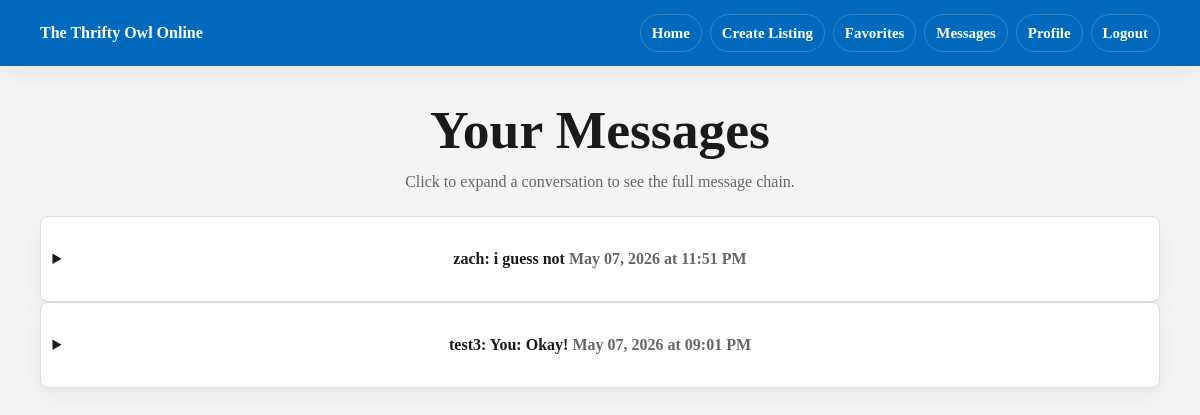
The page /messages (signed in) on the database its author committed.
### app/models.py (models this page shows)
class User(UserMixin, db.Model):
    __tablename__ = 'users'
    id = db.Column(db.Integer, primary_key=True)
    is_admin = db.Column(db.Boolean, default=False)
    is_blocked = db.Column(db.Boolean, default=False)
    email = db.Column(db.String(150), unique=True, nullable=False)
    username = db.Column(db.String(150), unique=True, nullable=False)
    password = db.Column(db.String(150), nullable=False)
    name = db.Column(db.String(150))
    major = db.Column(db.String(150))
    interests = db.Column(db.String(300))
    image = db.Column(db.String(200))  # store filename/path
    posts = db.relationship('Post', backref='owner', lazy=True)
    sent_messages = db.relationship('Message', foreign_keys='Message.sender_id', backref='sender', lazy=True)
    received_messages = db.relationship('Message', foreign_keys='Message.receiver_id', backref='receiver', lazy=True)
    reviews_given = db.relationship('Review', foreign_keys='Review.reviewer_id', backref='reviewer', lazy=True)
    reviews_received = db.relationship('Review', foreign_keys='Review.reviewed_id', backref='reviewed', lazy=True)

class Message(db.Model):
    __tablename__ = 'messages'
    id = db.Column(db.Integer, primary_key=True)
    sender_id = db.Column(db.Integer, db.ForeignKey('users.id'), nullable=False)
    receiver_id = db.Column(db.Integer, db.ForeignKey('users.id'), nullable=False)
    content = db.Column(db.String(500), nullable=False)
    created_at = db.Column(db.DateTime, default=datetime.utcnow)

### app/routes.py (the view)
@main.route('/messages')
@login_required
def messages():
    all_messages = (
        Message.query
        .filter(or_(Message.sender_id == current_user.id, Message.receiver_id == current_user.id))
        .order_by(Message.created_at.asc())
        .all()
    )
    conversations_by_user = {}
    for message in all_messages:
        other_user = message.receiver if message.sender_id == current_user.id else message.sender
        conversations_by_user.setdefault(other_user.id, {
            'user': other_user,
            'messages': [],
            'last_message': None,
        })
        conversations_by_user[other_user.id]['messages'].append(message)
        conversations_by_user[other_user.id]['last_message'] = message
    conversations = sorted(
        conversations_by_user.values(),
        key=lambda conversation: conversation['last_message'].created_at,
        reverse=True,
    )
    form = MessageForm()
    return render_template('messages.html', conversations=conversations, form=form)

### app/models.py (called while the page is built)
@login_manager.user_loader
def load_user(user_id):
    return User.query.get(int(user_id))

### app/templates/messages.html (shortened to what this page needs)
{% extends "base.html" %}
{% block content %}
<section class="page-header">
    <h1>Your Messages</h1>
    <p class="muted">Click to expand a conversation to see the full message chain.</p>
</section>
<section>
    {% for conversation in conversations %}
    <details class="card">
        <summary>
            <strong>{{ conversation.user.username }}</strong>:
            {% if conversation.last_message.sender_id == current_user.id %}
            You: {{ conversation.last_message.content }}
            {% else %}
            {{ conversation.last_message.content }}
            {% endif %}
            <span class="muted">{{ conversation.last_message.created_at.strftime('%b %d, %Y at %I:%M %p') }}</span>
        </summary>
    </details>
    {% else %}
    <div class="empty">Your inbox is empty right now.</div>
    {% endfor %}
</section>
{% endblock %}

### app/static/style.css (style rules this page uses)
:root { --blue: #016ABD; --blue-dark: #003399; --bg: #F4F4F4; --card: #ffffff; --border: #d8dde3; --text: #1a1a1a; --muted: #666666; --danger: #a82222; --radius: 8px; --shadow: 0 18px 45px rgba(26, 26, 26, 0.08); --shadow-soft: 0 8px 24px rgba(26, 26, 26, 0.06); }
* { box-sizing: border-box; }
body { margin: 0; background: var(--bg); color: var(--text); font-family: georgia, serif; line-height: 1.5; -webkit-font-smoothing: antialiased; }
h1, h2, h3, p { margin-top: 0; }
h1, h2, h3 { line-height: 1.15; letter-spacing: 0; }
h1 { font-size: clamp(2rem, 5vw, 3.35rem); }
.container>* { width: 100%; }
.card { background: var(--card); border: 1px solid var(--border); border-radius: var(--radius); padding: clamp(20px, 3vw, 30px); box-shadow: var(--shadow-soft); text-align: center; }
details.card { cursor: pointer; }
summary { list-style-position: outside; font-weight: 700; text-align: center; }
.page-header { text-align: center; }
.page-header h1 { margin-bottom: 8px; }
.page-header p { margin-bottom: 0; }
.muted { color: var(--muted); }

### rows shown on the page
User: user.username "zach"
Message: last_message.content "i guess not", last_message.created_at "May 07, 2026 at 11:51 PM"
User: user.username "test3"
Message: last_message.content "Okay!", last_message.created_at "May 07, 2026 at 09:01 PM"
